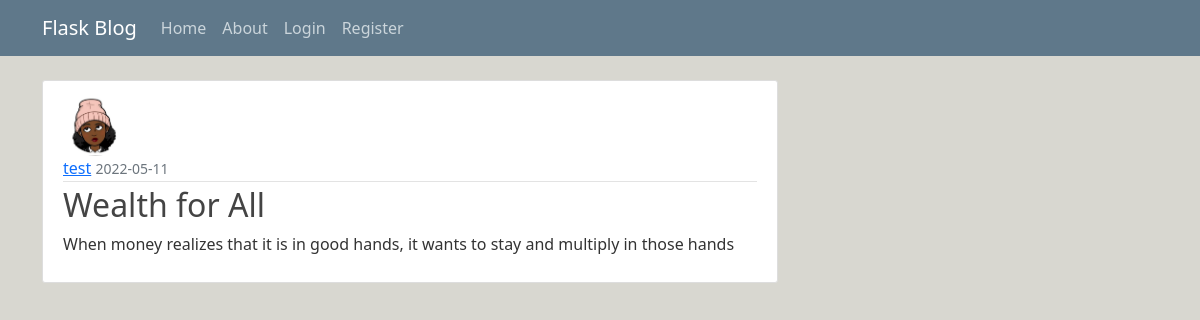
Screenshot of /post/8 with the database file from the repository.
### pitch/models.py (models this page shows, shortened)
class User(db.Model, UserMixin):
  id = db.Column(db.Integer, primary_key=True)
  username = db.Column(db.String(20),unique=True, nullable=False)
  email = db.Column(db.String(120),unique=True, nullable=False)
  image_file = db.Column(db.String(20), nullable=False, default='default.jpg')
  password = db.Column(db.String(60),nullable=False)
  posts=db.relationship('Post',backref='author', lazy=True)

class Post(db.Model):
  id = db.Column(db.Integer, primary_key=True)
  title= db.Column(db.String(100),nullable=False)
  date_posted= db.Column(db.DateTime, nullable=False, default=datetime.utcnow)
  content= db.Column(db.Text,nullable=False)
  category = db.Column(db.Text, nullable=False)
  user_id= db.Column(db.Integer,db.ForeignKey('user.id'),nullable=False)

### pitch/routes.py (the view)
@app.route("/post/<int:post_id>")
def post(post_id):
    post = Post.query.get_or_404(post_id)
    return render_template('post.html', title=post.title, post=post)

### pitch/templates/post.html (shortened to what this page needs)
{% extends 'base.html'%}
{% block content %}
<article class="media content-section">
  <img class="rounded-circle article-img" src="{{ url_for('static', filename='images/' + post.author.image_file) }}">
  <div class="media-body">
    <div class="article-metadata">
      <a class="mr-2" href="#">{{ post.author.username }}</a>
      <small class="text-muted">{{ post.date_posted.strftime('%Y-%m-%d') }}</small>
    </div>
    <h2 class="article-title">{{ post.title }}</h2>
    <p class="article-content">{{ post.content }}</p>
  </div>
</article>
{% endblock content %}

### pitch/static/main.css (style rules this page uses)
body { background-color:#87846e51; color: #333333; margin-top: 5rem; }
h1, h2, h3, h4, h5, h6 { color: #444444; }
.content-section { background: #ffffff; padding: 10px 20px; border: 1px solid #dddddd; border-radius: 3px; margin-bottom: 20px; }
.article-title { color: #444444; }
.article-content { white-space: pre-line; }
.article-img { height: 65px; width: 65px; margin-right: 16px; }
.article-metadata { padding-bottom: 1px; margin-bottom: 4px; border-bottom: 1px solid #e3e3e3 }

### rows the page displays
User: image_file (picture), author.username "test"
Post: date_posted "2022-05-11", title "Wealth for All", content "When money realizes that it is in good hands, it wants to stay and multiply in those hands"
